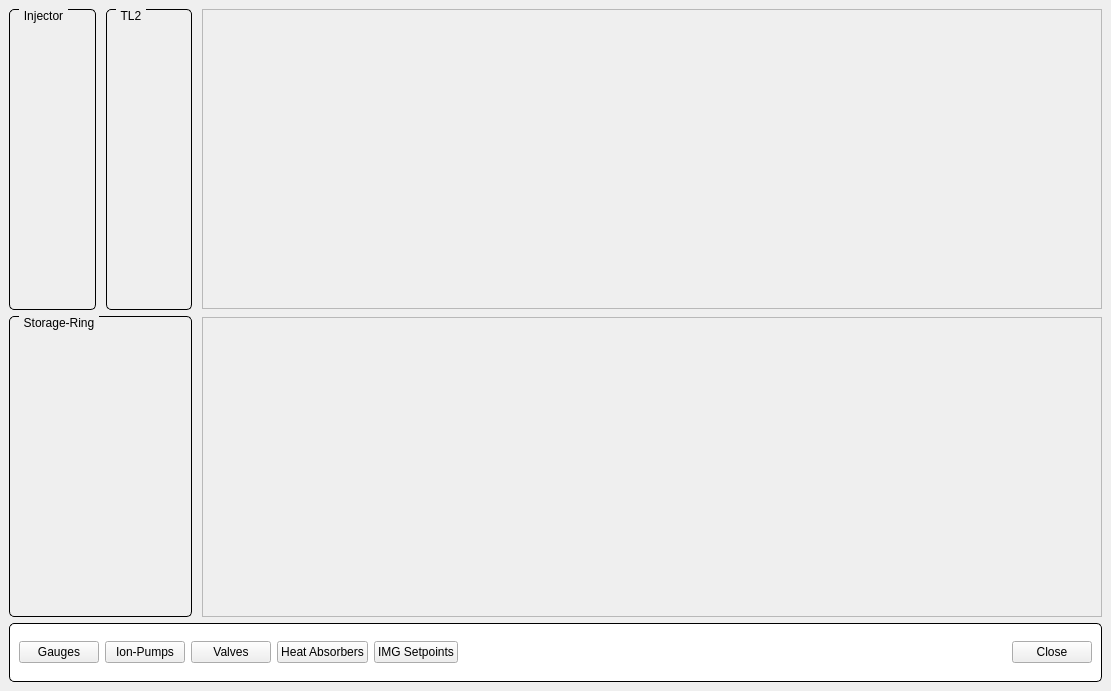
<?xml version="1.0" encoding="UTF-8"?>
<ui version="4.0">
 <class>RingVacuumWindow</class>
 <widget class="QMainWindow" name="RingVacuumWindow">
  <property name="geometry">
   <rect>
    <x>0</x>
    <y>0</y>
    <width>1111</width>
    <height>691</height>
   </rect>
  </property>
  <property name="windowTitle">
   <string>SR Vacuum</string>
  </property>
  <widget class="QWidget" name="centralWidget">
   <layout class="QGridLayout" name="gridLayout">
    <property name="horizontalSpacing">
     <number>10</number>
    </property>
    <item row="0" column="0">
     <widget class="QGroupBox" name="groupBox_5">
      <property name="styleSheet">
       <string notr="true">QGroupBox {
    border: 1px solid black;
    border-radius: 5px;
    margin-top: 0.5em;
}

QGroupBox::title {
    subcontrol-origin: margin;
    left: 10px;
    padding: 0 3px 0 3px;
}</string>
      </property>
      <property name="title">
       <string>Injector</string>
      </property>
      <layout class="QHBoxLayout" name="horizontalLayout_4">
       <property name="spacing">
        <number>0</number>
       </property>
       <item>
        <layout class="QVBoxLayout" name="ltBooster">
         <property name="sizeConstraint">
          <enum>QLayout::SetMinimumSize</enum>
         </property>
         <property name="rightMargin">
          <number>8</number>
         </property>
        </layout>
       </item>
      </layout>
     </widget>
    </item>
    <item row="0" column="1">
     <widget class="QGroupBox" name="groupBox_4">
      <property name="styleSheet">
       <string notr="true">QGroupBox {
    border: 1px solid black;
    border-radius: 5px;
    margin-top: 0.5em;
}

QGroupBox::title {
    subcontrol-origin: margin;
    left: 10px;
    padding: 0 3px 0 3px;
}</string>
      </property>
      <property name="title">
       <string>TL2</string>
      </property>
      <layout class="QHBoxLayout" name="horizontalLayout_3">
       <property name="spacing">
        <number>0</number>
       </property>
       <item>
        <layout class="QVBoxLayout" name="ltTL2">
         <property name="sizeConstraint">
          <enum>QLayout::SetMinimumSize</enum>
         </property>
         <property name="rightMargin">
          <number>8</number>
         </property>
        </layout>
       </item>
      </layout>
     </widget>
    </item>
    <item row="0" column="2" rowspan="2">
     <layout class="QVBoxLayout" name="verticalLayout">
      <property name="spacing">
       <number>8</number>
      </property>
      <item>
       <widget class="QwtPlot" name="plotIMG">
        <property name="minimumSize">
         <size>
          <width>900</width>
          <height>300</height>
         </size>
        </property>
        <property name="frameShape">
         <enum>QFrame::StyledPanel</enum>
        </property>
       </widget>
      </item>
      <item>
       <widget class="QwtPlot" name="plotIP">
        <property name="minimumSize">
         <size>
          <width>900</width>
          <height>300</height>
         </size>
        </property>
        <property name="frameShape">
         <enum>QFrame::StyledPanel</enum>
        </property>
       </widget>
      </item>
     </layout>
    </item>
    <item row="1" column="0" colspan="2">
     <widget class="QGroupBox" name="groupBox_3">
      <property name="styleSheet">
       <string notr="true">QGroupBox {
    border: 1px solid black;
    border-radius: 5px;
    margin-top: 0.5em;
}

QGroupBox::title {
    subcontrol-origin: margin;
    left: 10px;
    padding: 0 3px 0 3px;
}</string>
      </property>
      <property name="title">
       <string>Storage-Ring</string>
      </property>
      <layout class="QHBoxLayout" name="horizontalLayout">
       <property name="spacing">
        <number>0</number>
       </property>
       <item>
        <layout class="QVBoxLayout" name="ltCells1">
         <property name="sizeConstraint">
          <enum>QLayout::SetMinimumSize</enum>
         </property>
         <property name="rightMargin">
          <number>8</number>
         </property>
        </layout>
       </item>
       <item>
        <layout class="QVBoxLayout" name="ltCells2">
         <property name="spacing">
          <number>0</number>
         </property>
         <property name="sizeConstraint">
          <enum>QLayout::SetMinimumSize</enum>
         </property>
         <property name="leftMargin">
          <number>8</number>
         </property>
         <property name="rightMargin">
          <number>0</number>
         </property>
        </layout>
       </item>
      </layout>
     </widget>
    </item>
    <item row="2" column="0" colspan="3">
     <widget class="QGroupBox" name="titleGroupBox_2">
      <property name="styleSheet">
       <string notr="true">QGroupBox {
 	background-color: rgb(255, 255, 255);
     border: 1px solid black;
     border-radius: 5px;
     margin-top: 0.5em;
 }
 
 QGroupBox::title {
     subcontrol-origin: margin;
     left: 10px;
     padding: 0 3px 0 3px;
 }</string>
      </property>
      <property name="title">
       <string/>
      </property>
      <layout class="QHBoxLayout" name="horizontalLayout_2">
       <property name="spacing">
        <number>6</number>
       </property>
       <property name="sizeConstraint">
        <enum>QLayout::SetMinimumSize</enum>
       </property>
       <property name="leftMargin">
        <number>9</number>
       </property>
       <item>
        <widget class="QPushButton" name="pushButton">
         <property name="text">
          <string>Gauges</string>
         </property>
        </widget>
       </item>
       <item>
        <widget class="QPushButton" name="btnIonPumps">
         <property name="text">
          <string>Ion-Pumps</string>
         </property>
        </widget>
       </item>
       <item>
        <widget class="QPushButton" name="btnValves">
         <property name="text">
          <string>Valves</string>
         </property>
        </widget>
       </item>
       <item>
        <widget class="QPushButton" name="btnHeatAbsorbers">
         <property name="text">
          <string>Heat Absorbers</string>
         </property>
        </widget>
       </item>
       <item>
        <widget class="QPushButton" name="btnSetpoints">
         <property name="text">
          <string>IMG Setpoints</string>
         </property>
        </widget>
       </item>
       <item>
        <spacer name="horizontalSpacer">
         <property name="orientation">
          <enum>Qt::Horizontal</enum>
         </property>
         <property name="sizeType">
          <enum>QSizePolicy::MinimumExpanding</enum>
         </property>
         <property name="sizeHint" stdset="0">
          <size>
           <width>20</width>
           <height>27</height>
          </size>
         </property>
        </spacer>
       </item>
       <item>
        <widget class="QPushButton" name="btnClose">
         <property name="text">
          <string>Close</string>
         </property>
        </widget>
       </item>
      </layout>
     </widget>
    </item>
   </layout>
  </widget>
 </widget>
 <customwidgets>
  <customwidget>
   <class>QwtPlot</class>
   <extends>QFrame</extends>
   <header>qwt_plot.h</header>
  </customwidget>
 </customwidgets>
 <resources/>
 <connections/>
</ui>
